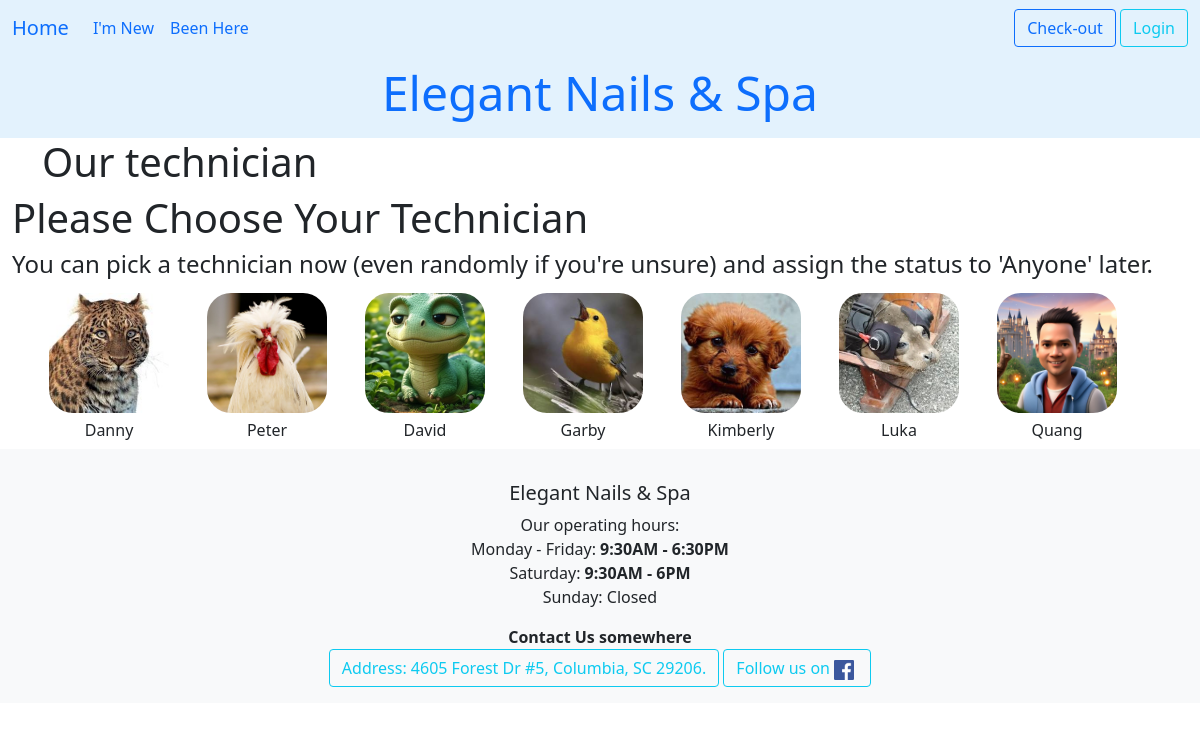
/dathen/first_step/, run on an earlier commit of the app's database.
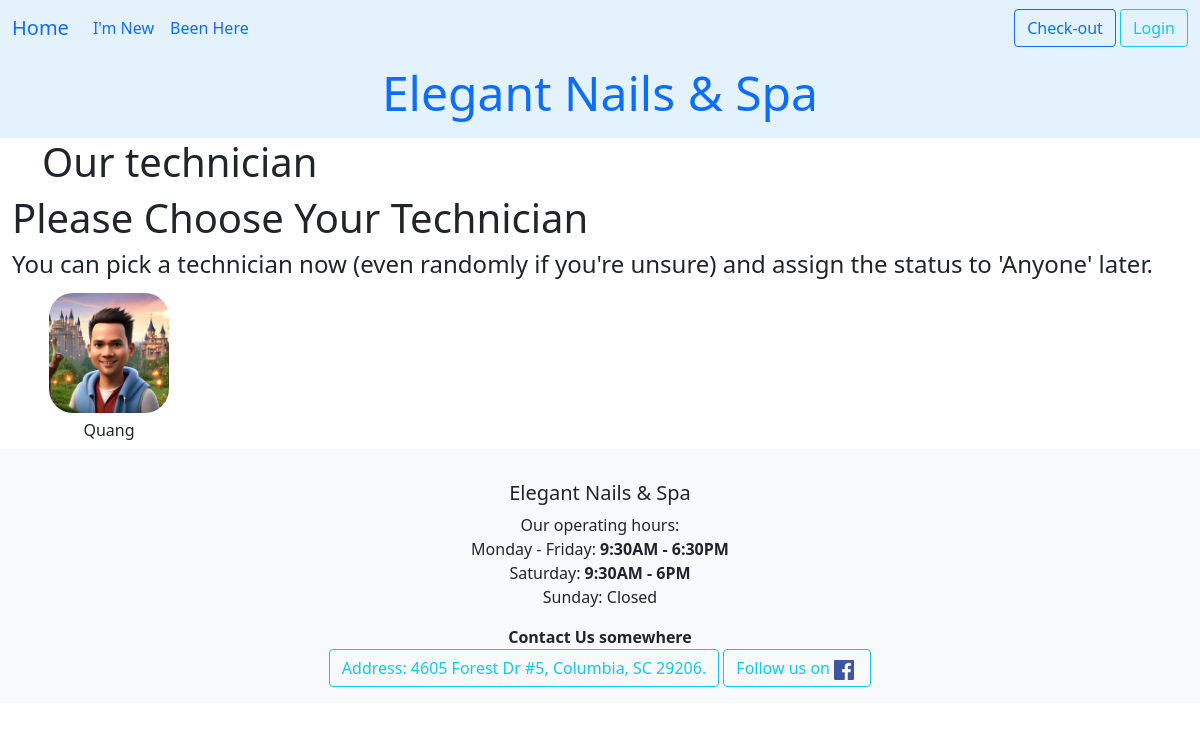
And on a later commit of the database.
### ledger/models.py (models this page shows, shortened)
class Technician(models.Model):
    name = models.CharField(max_length=25)
    phone = PhoneNumberField()
    email = models.EmailField(max_length=40, null=True, blank=True)
    owner = models.ForeignKey(settings.AUTH_USER_MODEL, on_delete=models.DO_NOTHING)
    start_work_at = models.TimeField()
    end_work = models.TimeField()
    isWork = models.BooleanField(default=False)
    picture = models.ImageField(upload_to='tech_pictures/', null=True, editable=True)
    services = models.ManyToManyField("Service", blank=True, related_name="tech")
    time_come_in = models.DateTimeField(null=True)
    work_days = models.CharField(max_length=7, default="1111110", help_text="MTWTFSS: 1 for work, 0 for off")
    vacation_start = models.DateField(null=True, blank=True, help_text="Start vacation")
    vacation_end = models.DateField(null=True, blank=True, help_text="End vacation, back work!")
    date_go_work = models.DateField(null=True, blank=True)
    history = HistoricalRecords()
    hire_date = models.DateField(auto_now_add=True, help_text="Date when the technician was hired")
    experience = models.PositiveIntegerField(default=0, help_text="Years of experience in the field")
    bio = models.TextField(max_length=500, null=True, blank=True, help_text="Short bio about the technician")
    view_count = models.IntegerField(default=0)
    is_accept_booking = models.BooleanField(default=True, help_text="Is the technician accepting new bookings?")
    def still_vacation(self):
        if self.vacation_end:
            return self.vacation_end > timezone.now().date()
        return False
    class Meta:
        unique_together = ('name','phone',)
        ordering = ['name']
    def get_absolute_url(self):
        return reverse("datHen:technician_detail", kwargs={"pk": self.pk})

### datHen/views.py (the view)
# urls.py: path('first_step/', views.FirstStep.as_view(), name='first_step' ),
class FirstStep(View):
    template = 'datHen/first_step.html'
    def get(self,request):
        tech = Technician.objects.filter(is_accept_booking=True).exclude(name="anyOne")
        cont = {'allTech': tech}
        return render(request, self.template, cont)

### datHen/templates/datHen/first_step.html (shortened to what this page needs)
{% extends 'base.html' %}
{% load crispy_forms_tags %}
{% load static %}
{% block heading %}
    <h1 class='title'>Our technician</h1>
{% endblock heading %}
{% block content %}
<h1>Please Choose Your Technician</h1>
<h4>You can pick a technician now (even randomly if you're unsure) and assign the status to 'Anyone' later.</h4>
    <div class="container text-center">
        <div class="row row-cols-auto">
            {% for employee in allTech %}
          <div class="col">
            <a href="{{ employee.get_absolute_url }}" id="tech-item" class="text-decoration-none link-offset-2 link-underline link-underline-opacity-0">
                <img src="{% if employee.picture %} {{ employee.picture.url }} {% else %} {% static 'ledger/images/person.jpg' %} {% endif %}" class="img-fluid" alt="{{ employee.name }}" style="width: 120px; height: 120px; object-fit: cover;" id="tech-pic">
                <div id="tech-name">{{ employee.name | title }} </div>
            </a>
            </div>
            {% endfor %}
        </div>
      </div>
{% endblock content %}
{% block footer %}
    <strong>Contact Us somewhere</strong>
{% endblock footer %}

What changed in the data, as far as the page shows it:
no longer on this page (row edited): Technician: picture (picture), name "Danny"
no longer on this page (row edited): Technician: picture (picture), name "Peter"
no longer on this page (row edited): Technician: picture (picture), name "David"
no longer on this page (row edited): Technician: picture (picture), name "Garby"
no longer on this page (row edited): Technician: picture (picture), name "Kimberly"
no longer on this page (row edited): Technician: picture (picture), name "Luka"
